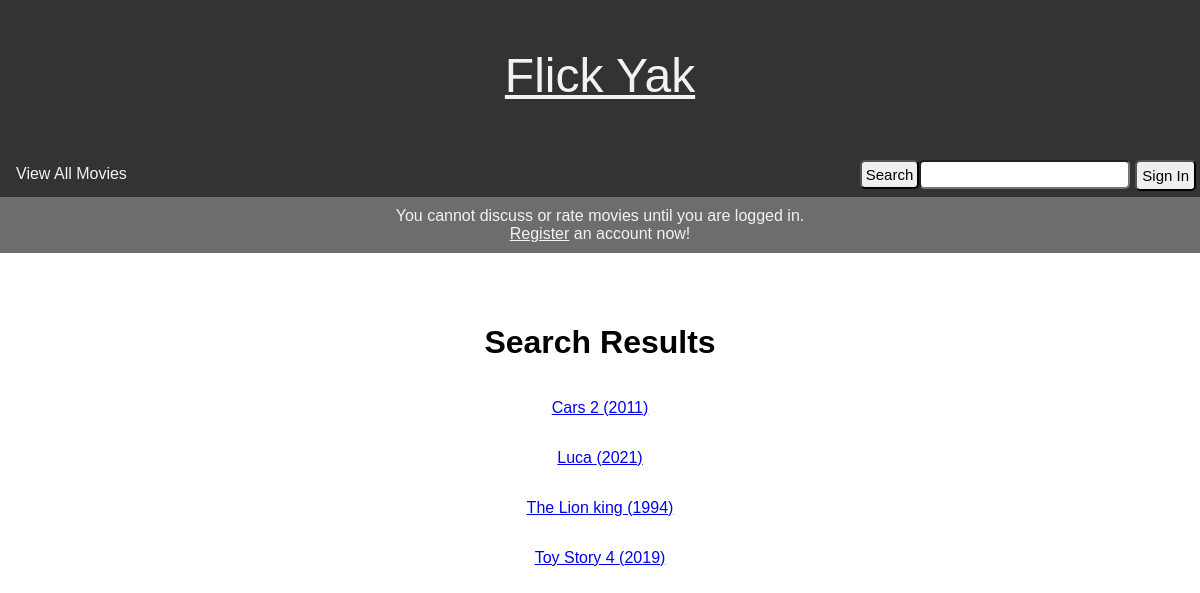
The app's page /views/public/all_movies.php with its own data.
### tables this page shows
CREATE TABLE `movie` (
  `movie_id` int(11) NOT NULL,
  `movie_name` varchar(100) NOT NULL,
  `release_year` int(11) DEFAULT NULL,
  `director` varchar(100) NOT NULL,
  `writers` varchar(100) NOT NULL,
  `duration` int(11) NOT NULL,
  `summary` varchar(10000) NOT NULL
);

### views/public/all_movies.php (the view, shortened to what this page needs)
<?php
require '../../src/connect_db.php';
$results = $db->query("SELECT * FROM movie ORDER BY movie_name");
require_once '../common/head.php';
require_once '../common/nav.php';
echo '<h1>Search Results</h1>';
if ($results -> rowCount() > 0) {
foreach ($results as $row) {
    echo '<p><a href="../public/movie_details.php?id=' . $row['movie_id'] . '">'
        . $row['movie_name'] . ' (' . $row['release_year'] . ')</a>';
    if (isset($_SESSION['access_level']) && $_SESSION['access_level'] == 'admin') {
        echo ' <a onclick="return confirmDelete();" href="../admin/delete_movie.php?id=' . $row['movie_id'] . '">delete</a>';
    } else {
        echo '</p>';
    }
}
}else {
    echo 'No Movies';
}
echo '</div></body></html>';

### css/main.css (style rules this page uses)
body { margin: 0; font-family: Arial; }

### records on screen
movie: movie_name "Cars 2", release_year "2011"
movie: movie_name "Luca", release_year "2021"
movie: movie_name "The Lion king", release_year "1994"
movie: movie_name "Toy Story 4", release_year "2019"
